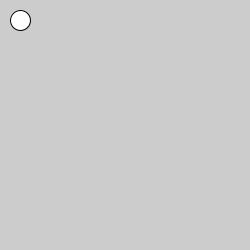
Frame 1 (no input)
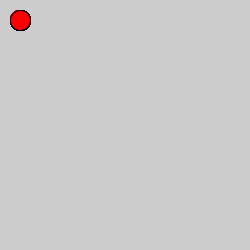
Frame 60 (the mouse pressed at the canvas centre just before this capture)
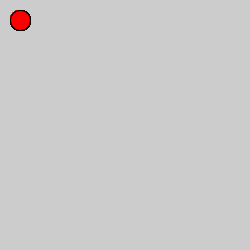
Frame 120 (the mouse held since frame 60 and released just before this capture)

The Processing sketch that drew these frames (run headless with seeded random() and noise(); from frame 60 on, the mouse is pressed at the canvas centre):

// Processing sketch: processing_106714
// ── processing_106714.pde

int x = 20;
int y = 20;

int dx = 0;
int dy = 0;

void setup() {  //setup function called initially, only once
  size(250, 250);
  
}

void draw() {  //draw function loops 
  ellipse(x,y,20,20);
  
  if (keyPressed){
      fill(0,0,255);
  }
  
  else {
  dy = 0;
  dx = 0;
      
      }
      
      if (key == 'd'){
          dx = 1;
          dy = 0;
          }
     
      else if (key == 'a'){
          dx = -1;
          dy = 0;
          }
          
    else {
      fill(255,0,0);
  }
  
      if (key == 's'){
      dy = 1;
      dx = 0;
      }
     
     else if (key == 'w'){
     dy = -1;
     dx = 0;
     }
     
  x = x + dx;
  y = y + dy;
  
  }
